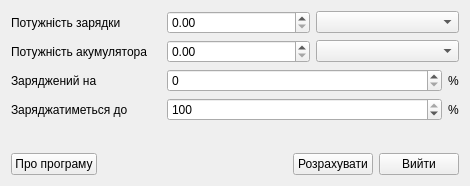
<?xml version="1.0" encoding="UTF-8"?>
<ui version="4.0">
 <class>MainWindow</class>
 <widget class="QMainWindow" name="MainWindow">
  <property name="geometry">
   <rect>
    <x>0</x>
    <y>0</y>
    <width>470</width>
    <height>183</height>
   </rect>
  </property>
  <property name="windowTitle">
   <string>Зарядка аккумулятора</string>
  </property>
  <widget class="QWidget" name="centralWidget">
   <layout class="QGridLayout" name="gridLayout_6">
    <item row="0" column="0">
     <layout class="QGridLayout" name="gridLayout">
      <item row="0" column="0">
       <widget class="QLabel" name="labelCharge">
        <property name="sizePolicy">
         <sizepolicy hsizetype="Fixed" vsizetype="Preferred">
          <horstretch>0</horstretch>
          <verstretch>0</verstretch>
         </sizepolicy>
        </property>
        <property name="minimumSize">
         <size>
          <width>150</width>
          <height>0</height>
         </size>
        </property>
        <property name="text">
         <string>Потужність зарядки</string>
        </property>
        <property name="buddy">
         <cstring>doubleSpinBoxCharge</cstring>
        </property>
       </widget>
      </item>
      <item row="0" column="2">
       <widget class="QComboBox" name="comboBoxCharge">
        <property name="currentText">
         <string/>
        </property>
       </widget>
      </item>
      <item row="0" column="1">
       <widget class="QDoubleSpinBox" name="doubleSpinBoxCharge">
        <property name="maximum">
         <double>65535.000000000000000</double>
        </property>
       </widget>
      </item>
     </layout>
    </item>
    <item row="1" column="0">
     <layout class="QGridLayout" name="gridLayout_2">
      <item row="0" column="0">
       <widget class="QLabel" name="labelBattery">
        <property name="sizePolicy">
         <sizepolicy hsizetype="Fixed" vsizetype="Preferred">
          <horstretch>0</horstretch>
          <verstretch>0</verstretch>
         </sizepolicy>
        </property>
        <property name="minimumSize">
         <size>
          <width>150</width>
          <height>0</height>
         </size>
        </property>
        <property name="text">
         <string>Потужність акумулятора</string>
        </property>
        <property name="buddy">
         <cstring>doubleSpinBoxBattery</cstring>
        </property>
       </widget>
      </item>
      <item row="0" column="2">
       <widget class="QComboBox" name="comboBoxBattery">
        <property name="currentText">
         <string/>
        </property>
       </widget>
      </item>
      <item row="0" column="1">
       <widget class="QDoubleSpinBox" name="doubleSpinBoxBattery">
        <property name="maximum">
         <double>65535.000000000000000</double>
        </property>
       </widget>
      </item>
     </layout>
    </item>
    <item row="2" column="0">
     <layout class="QGridLayout" name="gridLayout_4">
      <item row="0" column="1">
       <widget class="QSpinBox" name="spinBoxFrom">
        <property name="sizePolicy">
         <sizepolicy hsizetype="Expanding" vsizetype="Fixed">
          <horstretch>0</horstretch>
          <verstretch>0</verstretch>
         </sizepolicy>
        </property>
        <property name="maximum">
         <number>100</number>
        </property>
       </widget>
      </item>
      <item row="0" column="0">
       <widget class="QLabel" name="labelFrom">
        <property name="sizePolicy">
         <sizepolicy hsizetype="Fixed" vsizetype="Preferred">
          <horstretch>0</horstretch>
          <verstretch>0</verstretch>
         </sizepolicy>
        </property>
        <property name="minimumSize">
         <size>
          <width>150</width>
          <height>0</height>
         </size>
        </property>
        <property name="text">
         <string extracomment="На скільки відсотків зараз заряджений акумулятор">Заряджений на</string>
        </property>
        <property name="buddy">
         <cstring>spinBoxFrom</cstring>
        </property>
       </widget>
      </item>
      <item row="0" column="2">
       <widget class="QLabel" name="labelPercent1">
        <property name="sizePolicy">
         <sizepolicy hsizetype="Preferred" vsizetype="Preferred">
          <horstretch>0</horstretch>
          <verstretch>0</verstretch>
         </sizepolicy>
        </property>
        <property name="text">
         <string>%</string>
        </property>
       </widget>
      </item>
     </layout>
    </item>
    <item row="3" column="0">
     <layout class="QGridLayout" name="gridLayout_3">
      <item row="0" column="0">
       <widget class="QLabel" name="labelTo">
        <property name="sizePolicy">
         <sizepolicy hsizetype="Fixed" vsizetype="Preferred">
          <horstretch>0</horstretch>
          <verstretch>0</verstretch>
         </sizepolicy>
        </property>
        <property name="minimumSize">
         <size>
          <width>150</width>
          <height>0</height>
         </size>
        </property>
        <property name="text">
         <string extracomment="До скількох відсотків буде заряджатися акумулятор">Заряджатиметься до</string>
        </property>
        <property name="buddy">
         <cstring>spinBoxTo</cstring>
        </property>
       </widget>
      </item>
      <item row="0" column="2">
       <widget class="QLabel" name="labelPercent2">
        <property name="text">
         <string>%</string>
        </property>
       </widget>
      </item>
      <item row="0" column="1">
       <widget class="QSpinBox" name="spinBoxTo">
        <property name="sizePolicy">
         <sizepolicy hsizetype="Expanding" vsizetype="Fixed">
          <horstretch>0</horstretch>
          <verstretch>0</verstretch>
         </sizepolicy>
        </property>
        <property name="maximum">
         <number>100</number>
        </property>
        <property name="value">
         <number>100</number>
        </property>
       </widget>
      </item>
     </layout>
    </item>
    <item row="4" column="0">
     <layout class="QGridLayout" name="gridLayout_5">
      <item row="0" column="0">
       <widget class="QLabel" name="labelResult">
        <property name="text">
         <string/>
        </property>
       </widget>
      </item>
      <item row="0" column="1">
       <spacer name="horizontalSpacer_2">
        <property name="orientation">
         <enum>Qt::Horizontal</enum>
        </property>
        <property name="sizeHint" stdset="0">
         <size>
          <width>40</width>
          <height>20</height>
         </size>
        </property>
       </spacer>
      </item>
     </layout>
    </item>
    <item row="5" column="0">
     <layout class="QHBoxLayout" name="horizontalLayout">
      <item>
       <widget class="QPushButton" name="pushButtonAbout">
        <property name="text">
         <string>Про програму</string>
        </property>
       </widget>
      </item>
      <item>
       <spacer name="horizontalSpacer">
        <property name="orientation">
         <enum>Qt::Horizontal</enum>
        </property>
        <property name="sizeHint" stdset="0">
         <size>
          <width>40</width>
          <height>20</height>
         </size>
        </property>
       </spacer>
      </item>
      <item>
       <widget class="QPushButton" name="pushButtonCalculate">
        <property name="text">
         <string>Розрахувати</string>
        </property>
       </widget>
      </item>
      <item>
       <widget class="QPushButton" name="pushButtonExit">
        <property name="text">
         <string>Вийти</string>
        </property>
       </widget>
      </item>
     </layout>
    </item>
   </layout>
  </widget>
 </widget>
 <layoutdefault spacing="6" margin="11"/>
 <tabstops>
  <tabstop>doubleSpinBoxCharge</tabstop>
  <tabstop>doubleSpinBoxBattery</tabstop>
  <tabstop>spinBoxFrom</tabstop>
  <tabstop>spinBoxTo</tabstop>
  <tabstop>comboBoxCharge</tabstop>
  <tabstop>comboBoxBattery</tabstop>
  <tabstop>pushButtonCalculate</tabstop>
  <tabstop>pushButtonExit</tabstop>
  <tabstop>pushButtonAbout</tabstop>
 </tabstops>
 <resources/>
 <connections/>
</ui>
